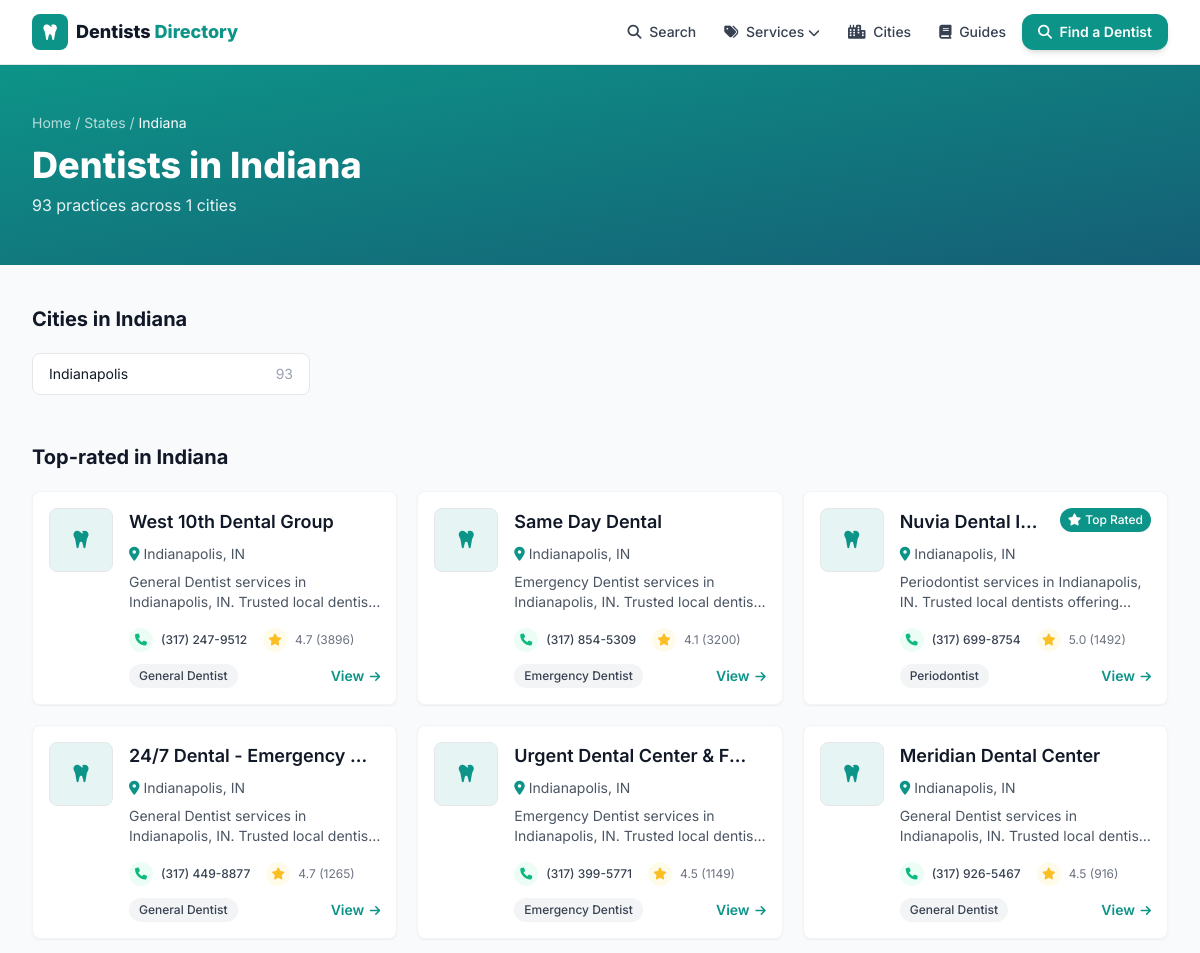
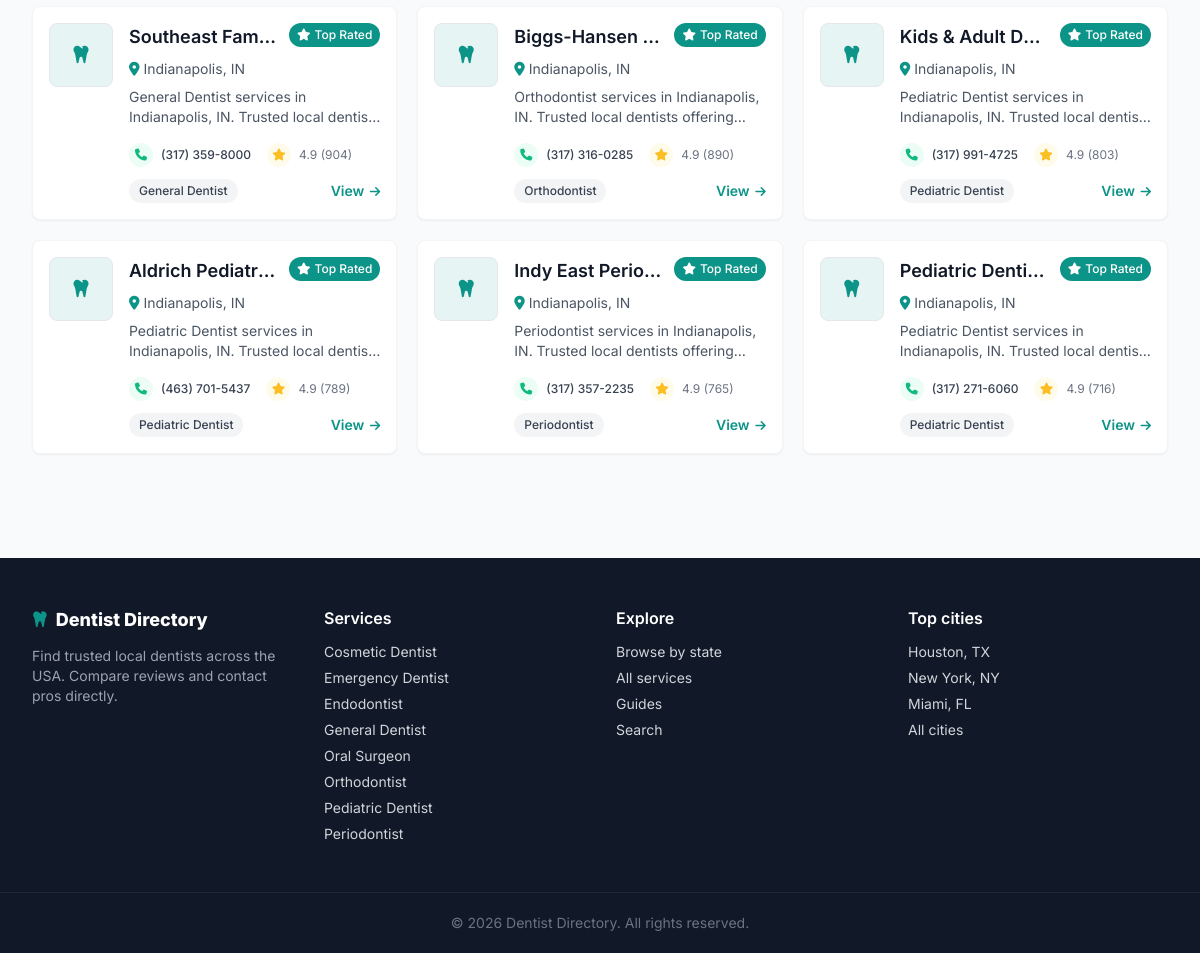
The page /state/in on the database as committed earlier (2 pictures, top to bottom).
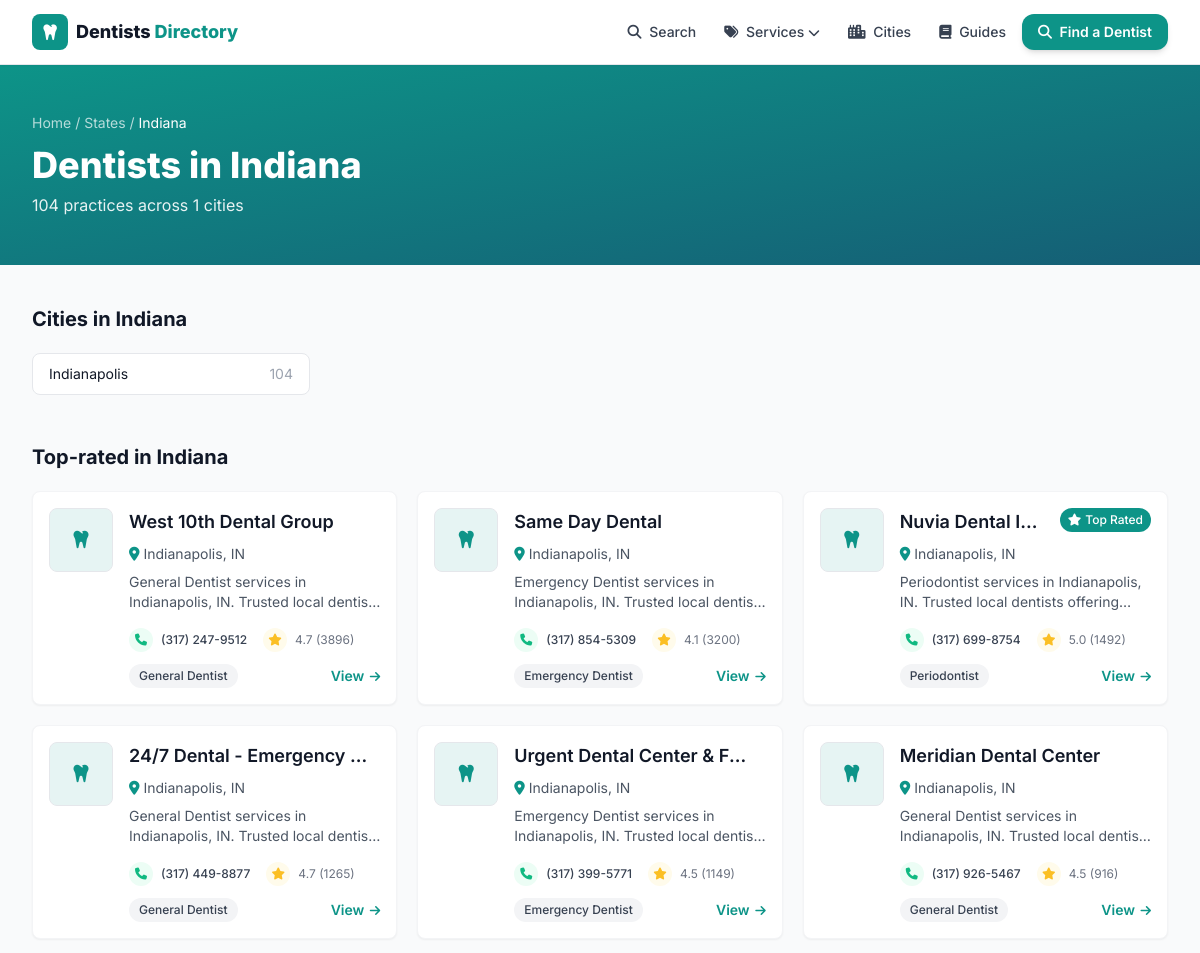
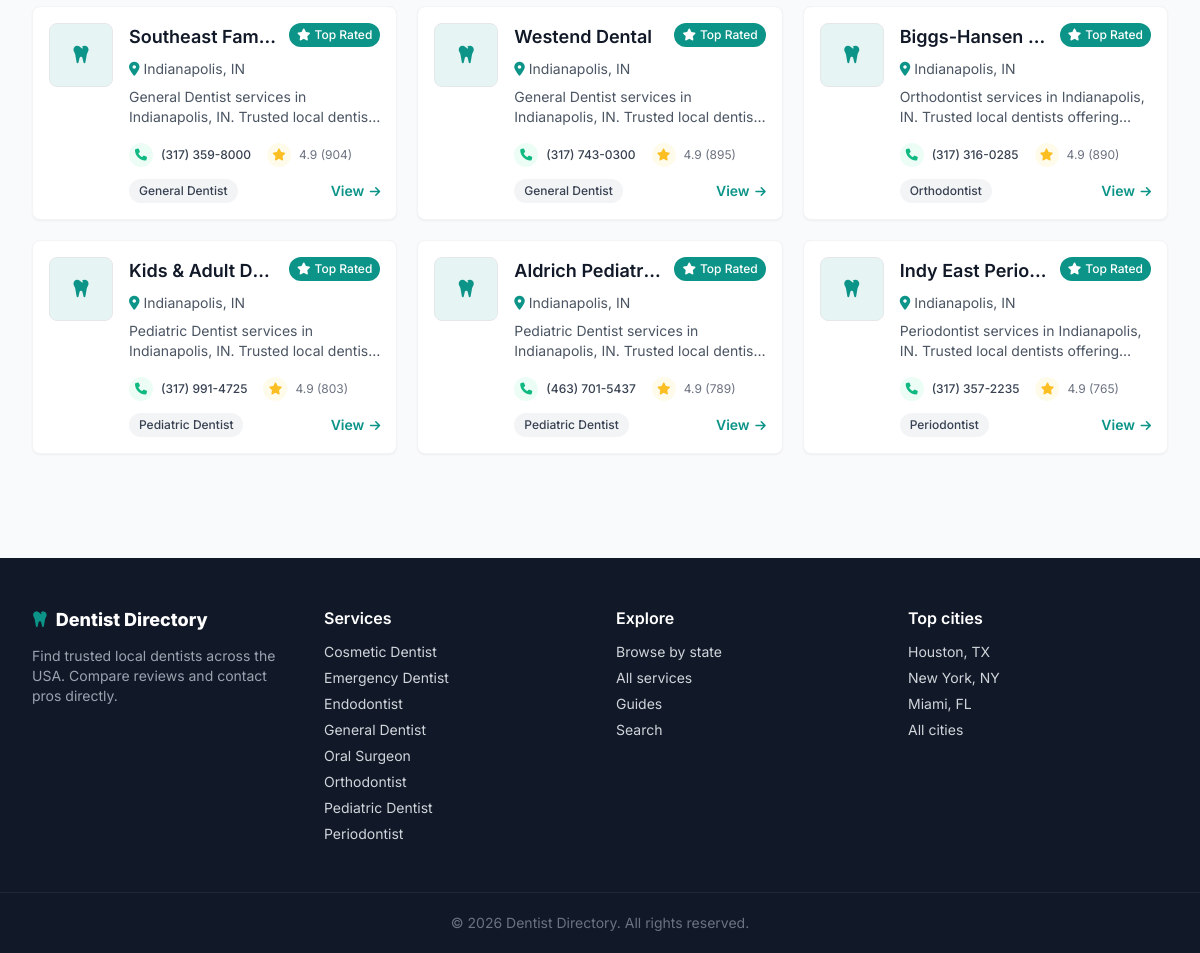
The same page on the database as committed later (2 pictures, top to bottom).
### tables this page shows
CREATE TABLE listings (
    id          INTEGER PRIMARY KEY AUTOINCREMENT,
    name        TEXT NOT NULL,
    slug        TEXT UNIQUE NOT NULL,
    category    TEXT,
    city        TEXT,
    state       TEXT,
    address     TEXT,
    phone       TEXT,
    website     TEXT,
    lat         REAL,
    lng         REAL,
    rating      REAL,
    reviews     INTEGER,
    hours       TEXT,           -- JSON blob
    maps_url    TEXT,
    cid         TEXT,           -- google place CID, used for dedup
    scraped_at  TEXT DEFAULT (datetime('now'))
);

### web/app.py (the view)
@app.route("/state/<st>")
def state(st):
    st = st.upper()
    if st not in STATE_NAMES:
        abort(404)
    d = get_db()
    cities_ = d.execute(
        "SELECT city, COUNT(*) n FROM listings WHERE state = ? "
        "GROUP BY city ORDER BY n DESC", (st,)).fetchall()
    if not cities_:
        abort(404)
    total = d.execute("SELECT COUNT(*) FROM listings WHERE state = ?",
                      (st,)).fetchone()[0]
    top = d.execute(
        "SELECT * FROM listings WHERE state = ? ORDER BY reviews DESC LIMIT 12",
        (st,)).fetchall()
    return render_template("state.html", st=st, name=STATE_NAMES[st],
                           cities=cities_, total=total, top=top)

### scraper/db.py (called while the page is built)
def slugify(value: str) -> str:
    value = unicodedata.normalize("NFKD", value).encode("ascii", "ignore").decode()
    value = re.sub(r"[^\w\s-]", "", value).strip().lower()
    return re.sub(r"[-\s]+", "-", value)

### web/app.py (called while the page is built)
def get_db():
    if "db" not in g:
        uri = f"file:{dbmod.DB_PATH.as_posix()}?mode=ro&immutable=1"
        g.db = sqlite3.connect(uri, uri=True)
        g.db.row_factory = sqlite3.Row
    return g.db

def slugify(s):
    return dbmod.slugify(s or "")

@app.context_processor
def inject_globals():
    cats = [r["category"] for r in get_db().execute(
        "SELECT DISTINCT category FROM listings WHERE category IS NOT NULL "
        "ORDER BY category")]
    return {
        "SITE_NAME": app.config["SITE_NAME"],
        "ALL_CATEGORIES": cats,
        "CATEGORY_ICONS": CATEGORY_ICONS,
        "ADSENSE_CLIENT": app.config["ADSENSE_CLIENT"],
        "GA_ID": app.config["GA_ID"],
        "DOMAIN": app.config["DOMAIN"],
        "GSC_VERIFICATION": app.config["GSC_VERIFICATION"],
        "STATE_NAMES": STATE_NAMES,
        "cat_slug": slugify,
    }

### web/templates/state.html (shortened to what this page needs)
{% extends "base.html" %}
{% from "_macros.html" import card %}
{% block content %}
<div class="bg-gradient-to-br from-primary to-gradient text-white">
  <div class="max-w-7xl mx-auto px-4 sm:px-6 lg:px-8 py-12">
    <nav class="text-sm text-white/70 mb-3"><a href="/" class="hover:text-white">Home</a> / <a href="/cities" class="hover:text-white">States</a> / <span class="text-white">{{ name }}</span></nav>
    <h1 class="text-3xl md:text-4xl font-extrabold">Dentists in {{ name }}</h1>
    <p class="mt-2 text-white/90">{{ total }} practices across {{ cities|length }} cities</p>
  </div>
</div>
<div class="max-w-7xl mx-auto px-4 sm:px-6 lg:px-8 py-10">
  <h2 class="text-xl font-bold text-gray-900 mb-5">Cities in {{ name }}</h2>
  <div class="grid grid-cols-2 sm:grid-cols-3 lg:grid-cols-4 gap-2 mb-12">
    {% for c in cities %}
    <a href="/{{ st|lower }}/{{ cat_slug(c.city) }}" class="flex justify-between items-center px-4 py-2.5 bg-white border rounded-lg hover:border-primary hover:text-primary text-sm">
      <span>{{ c.city }}</span><span class="text-gray-400">{{ c.n }}</span></a>
    {% endfor %}
  </div>
  <h2 class="text-xl font-bold text-gray-900 mb-5">Top-rated in {{ name }}</h2>
  <div class="grid sm:grid-cols-2 lg:grid-cols-3 gap-5">{% for l in top %}{{ card(l) }}{% endfor %}</div>
</div>
{% endblock %}

### web/templates/base.html (shortened to what this page needs)
<!DOCTYPE html>
<html lang="en" class="h-full">
<head>
  {% set _path = request.path %}
  <link rel="stylesheet" href="/static/css/output.css">
  <link rel="stylesheet" href="https://cdnjs.cloudflare.com/ajax/libs/font-awesome/6.4.0/css/all.min.css">
</head>
<body class="h-full flex flex-col bg-gray-50 text-gray-900">
<header class="bg-white shadow-sm border-b sticky top-0 z-50">
  <div class="max-w-7xl mx-auto px-4 sm:px-6 lg:px-8">
    <div class="flex justify-between items-center h-16">
      <a href="/" class="flex items-center space-x-2 font-extrabold text-lg">
        <span class="w-9 h-9 rounded-lg bg-primary text-white flex items-center justify-center">
          <i class="fa-solid fa-tooth"></i></span>
        <span>Dentists <span class="text-primary">Directory</span></span>
      </a>
      <nav class="hidden md:flex items-center space-x-1">
        <a href="/search" class="px-3 py-2 rounded-lg text-gray-700 hover:text-primary hover:bg-primary/5 font-medium text-sm"><i class="fas fa-search mr-1"></i> Search</a>
        <div class="relative group">
          <button class="px-3 py-2 rounded-lg text-gray-700 hover:text-primary hover:bg-primary/5 font-medium text-sm"><i class="fas fa-tags mr-1"></i> Services <i class="fas fa-chevron-down text-xs"></i></button>
        </div>
        <a href="/cities" class="px-3 py-2 rounded-lg text-gray-700 hover:text-primary hover:bg-primary/5 font-medium text-sm"><i class="fas fa-city mr-1"></i> Cities</a>
        <a href="/guides" class="px-3 py-2 rounded-lg text-gray-700 hover:text-primary hover:bg-primary/5 font-medium text-sm"><i class="fas fa-book mr-1"></i> Guides</a>
        <a href="/search" class="ml-2 px-4 py-2 rounded-xl bg-primary text-white font-semibold shadow-md hover:bg-primaryDark text-sm"><i class="fas fa-search mr-1"></i> Find a Dentist</a>
      </nav>
    </div>
  </div>
</header>
<main class="flex-1">{% block content %}{% endblock %}</main>
<footer class="bg-gray-900 text-gray-300 mt-16">
  <div class="max-w-7xl mx-auto px-4 sm:px-6 lg:px-8 py-12 grid md:grid-cols-4 gap-8">
    <div>
      <div class="text-white font-extrabold text-lg mb-3"><i class="fa-solid fa-tooth text-primary mr-2"></i>Dentist Directory</div>
      <p class="text-sm text-gray-400">Find trusted local dentists across the USA. Compare reviews and contact pros directly.</p>
    </div>
    <div>
      <h4 class="text-white font-semibold mb-3">Services</h4>
      <ul class="space-y-1.5 text-sm">
        {% for c in ALL_CATEGORIES %}<li><a href="/category/{{ cat_slug(c) }}" class="hover:text-primary">{{ c }}</a></li>{% endfor %}
      </ul>
    </div>
    <div>
      <h4 class="text-white font-semibold mb-3">Explore</h4>
      <ul class="space-y-1.5 text-sm">
        <li><a href="/cities" class="hover:text-primary">Browse by state</a></li>
        <li><a href="/categories" class="hover:text-primary">All services</a></li>
        <li><a href="/guides" class="hover:text-primary">Guides</a></li>
        <li><a href="/search" class="hover:text-primary">Search</a></li>
      </ul>
    </div>
    <div>
      <h4 class="text-white font-semibold mb-3">Top cities</h4>
      <ul class="space-y-1.5 text-sm">
        <li><a href="/tx/houston" class="hover:text-primary">Houston, TX</a></li>
        <li><a href="/ny/new-york" class="hover:text-primary">New York, NY</a></li>
        <li><a href="/fl/miami" class="hover:text-primary">Miami, FL</a></li>
        <li><a href="/cities" class="hover:text-primary">All cities</a></li>
      </ul>
    </div>
  </div>
  <div class="border-t border-gray-800 py-5 text-center text-sm text-gray-500">
    &copy; {{ 2026 }} Dentist Directory. All rights reserved.
  </div>
</footer>
</body>
</html>

### web/templates/_macros.html (shortened to what this page needs)
{% macro card(l) %}
<div class="bg-white rounded-lg shadow-sm hover:shadow-md transition-all duration-200 overflow-hidden border border-gray-100">
  <div class="p-4">
    <div class="flex items-start space-x-4">
      <div class="flex-shrink-0">
      </div>
      <div class="flex-1 min-w-0">
        <div class="flex items-start mb-2">
          <h3 class="text-lg font-heading font-semibold text-gray-900 flex-1 min-w-0 mr-3">
            <a href="/listing/{{ l.slug }}" class="hover:text-primary block truncate">{{ l.name }}</a>
          </h3>
          {% if l.rating and l.rating >= 4.8 %}
          <span class="bg-primary text-white px-2 py-1 rounded-full text-xs font-medium flex-shrink-0">
            <i class="fas fa-star mr-1"></i><span class="hidden sm:inline">Top Rated</span></span>
          {% endif %}
        </div>
        <p class="text-sm text-gray-600 flex items-center mb-2">
          <i class="fas fa-map-marker-alt mr-1 text-primary"></i>
          <a href="/{{ l.state|lower }}/{{ l.city|slugify }}" class="hover:text-primary hover:underline">{{ l.city }}, {{ l.state }}</a>
        </p>
        <p class="text-gray-600 text-sm mb-4 line-clamp-2">
          {{ l.category or 'Dentists' }} services in {{ l.city }}, {{ l.state }}. Trusted local dentists offering inspections, treatment and prevention. Call for service and fast response.
        </p>
        <div class="flex items-center justify-between text-xs mb-3">
          <div class="flex items-center space-x-4">
            {% if l.phone %}
            <a href="tel:{{ l.phone|trim }}" class="flex items-center group transition-all duration-200 hover:text-emerald-600">
              <div class="w-6 h-6 rounded-full bg-emerald-50 flex items-center justify-center mr-2 group-hover:bg-emerald-100">
                <i class="fas fa-phone text-xs text-emerald-500"></i></div>
              <span class="hidden sm:inline text-gray-700 group-hover:text-emerald-600 font-medium">{{ l.phone|trim }}</span>
            </a>
            {% endif %}
            {% if l.reviews %}
            <div class="flex items-center text-gray-500">
              <div class="w-6 h-6 rounded-full bg-amber-50 flex items-center justify-center mr-2"><i class="fas fa-star text-xs text-amber-400"></i></div>
              <span>{{ "%.1f"|format(l.rating) }} ({{ l.reviews }})</span>
            </div>
            {% endif %}
          </div>
        </div>
        <div class="flex items-center justify-between">
          {% if l.category %}<span class="bg-gray-100 text-gray-700 px-2.5 py-1 rounded-full text-xs font-medium">{{ l.category }}</span>{% else %}<span></span>{% endif %}
          <a href="/listing/{{ l.slug }}" class="text-primary font-semibold text-sm hover:underline">View <i class="fas fa-arrow-right text-xs ml-0.5"></i></a>
        </div>
      </div>
    </div>
  </div>
</div>
{% endmacro %}

### web/templates/base.html (style rules this page uses)
body { font-family:'Inter',sans-serif }

Rows that differ between the two databases and show on the page:
no longer on this page (row unchanged): listings: name "Pediatric Denti…", shows "Top Rated", city "Indianapolis", state "IN", category "Pediatric Dentist", phone "(317) 271-6060", rating "4.9", reviews "716"
added listings: name "Westend Dental", shows "Top Rated", city "Indianapolis", state "IN", category "General Dentist", phone "(317) 743-0300", rating "4.9", reviews "895"
Other text that changed with them:
{{ total }}: "93" → "104"
new list line: "Indianapolis 104"
list line gone: "Indianapolis 93"
